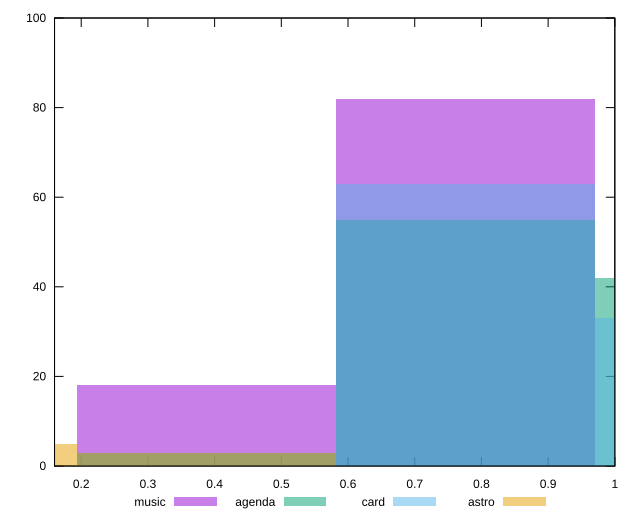

Source code (gnuplot):
reset

$music <<EOF
0.3883904104884767 18
0.7767808209769534 82
EOF

$agenda <<EOF
0.3883904104884767 3
1.1651712314654301 42
0.7767808209769534 55
EOF

$card <<EOF
0.3883904104884767 3
0.7767808209769534 63
1.1651712314654301 33
EOF

$astro <<EOF
0.3883904104884767 3
0 5
EOF

set key outside below
set boxwidth 0.3883904104884767
set xrange [0.16:1]
set yrange [0:100]
set trange [0:100]
set style fill transparent solid 0.5 noborder
set terminal svg size 640, 520 enhanced background rgb 'white'
set output "report/report_00029_2021-02-24T13-36-40.390Z/meta/score/comparison/histogram/all_raw.svg"

plot $music title "music" with boxes, \
     $agenda title "agenda" with boxes, \
     $card title "card" with boxes, \
     $astro title "astro" with boxes

reset
